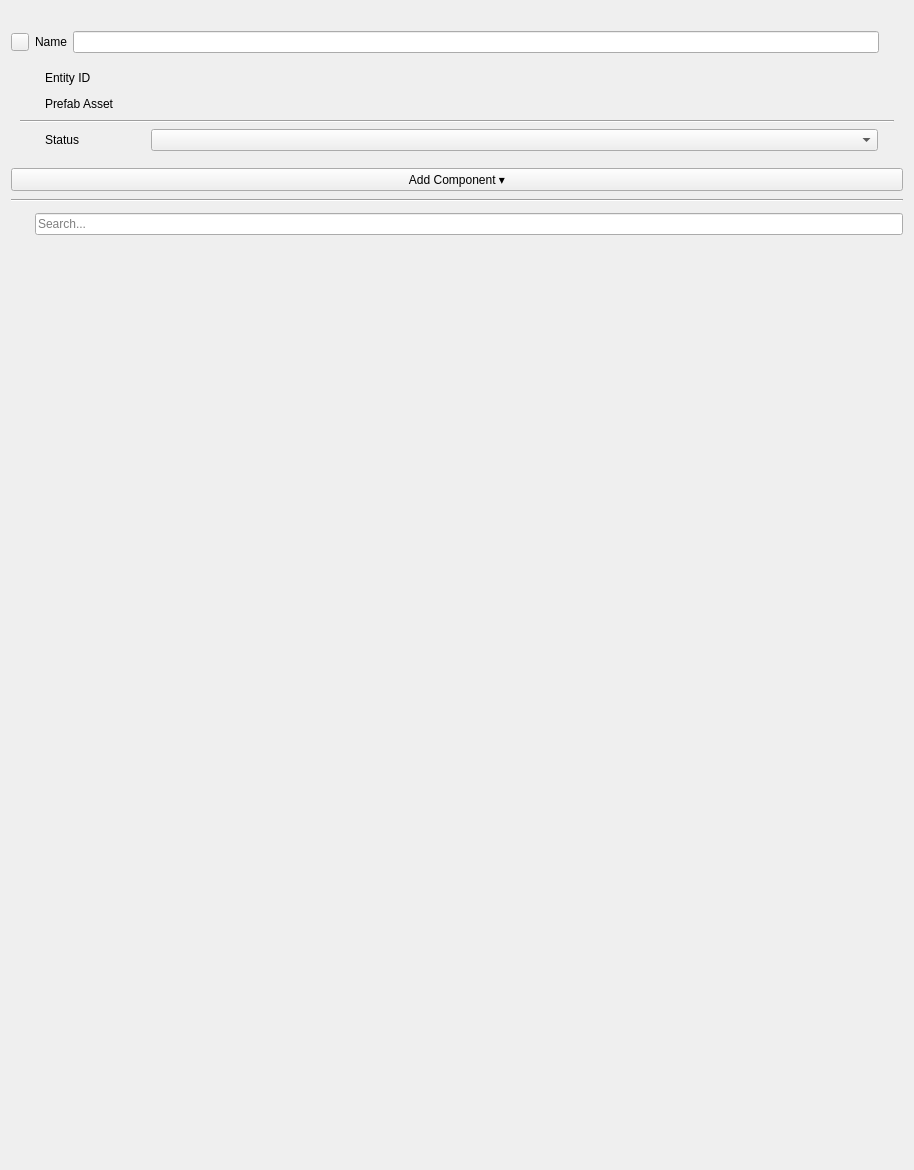
<?xml version="1.0" encoding="UTF-8"?>
<ui version="4.0">
 <class>EntityPropertyEditorUI</class>
 <widget class="QWidget" name="EntityPropertyEditorUI">
  <property name="enabled">
   <bool>true</bool>
  </property>
  <property name="geometry">
   <rect>
    <x>0</x>
    <y>0</y>
    <width>914</width>
    <height>1170</height>
   </rect>
  </property>
  <property name="sizePolicy">
   <sizepolicy hsizetype="Preferred" vsizetype="Expanding">
    <horstretch>0</horstretch>
    <verstretch>0</verstretch>
   </sizepolicy>
  </property>
  <property name="windowTitle">
   <string>Form</string>
  </property>
  <layout class="QVBoxLayout" name="verticalLayout_2">
   <item>
    <layout class="QVBoxLayout" name="verticalLayout">
     <item>
      <widget class="QLabel" name="m_entityDetailsLabel">
       <property name="text">
        <string/>
       </property>
       <property name="wordWrap">
        <bool>true</bool>
       </property>
       <property name="margin">
        <number>4</number>
       </property>
      </widget>
     </item>
     <item>
      <layout class="QGridLayout" name="gridLayout">
       <item row="0" column="0">
        <widget class="AzToolsFramework::IconButton" name="m_entityIcon">
         <property name="minimumSize">
          <size>
           <width>18</width>
           <height>18</height>
          </size>
         </property>
         <property name="maximumSize">
          <size>
           <width>18</width>
           <height>18</height>
          </size>
         </property>
         <property name="toolTip">
          <string>Change entity icon</string>
         </property>
         <property name="styleSheet">
          <string notr="true"/>
         </property>
         <property name="text">
          <string/>
         </property>
         <property name="iconSize">
          <size>
           <width>30</width>
           <height>30</height>
          </size>
         </property>
        </widget>
       </item>
       <item row="0" column="1" colspan="2">
        <layout class="QHBoxLayout" name="horizontalLayout_2" stretch="0,0,0">
         <item>
          <widget class="QLabel" name="m_entityNameLabel">
           <property name="text">
            <string>Name</string>
           </property>
          </widget>
         </item>
         <item>
          <widget class="QLineEdit" name="m_entityNameEditor">
           <property name="readOnly">
            <bool>false</bool>
           </property>
          </widget>
         </item>
         <item>
          <widget class="QToolButton" name="m_pinButton">
           <property name="minimumSize">
            <size>
             <width>18</width>
             <height>18</height>
            </size>
           </property>
           <property name="maximumSize">
            <size>
             <width>18</width>
             <height>18</height>
            </size>
           </property>
           <property name="toolTip">
            <string>Open pinned inspector</string>
           </property>
           <property name="styleSheet">
            <string notr="true"/>
           </property>
           <property name="text">
            <string/>
           </property>
           <property name="icon">
            <iconset>
             <normaloff>:/PropertyEditor/Resources/pin_button.svg</normaloff>:/PropertyEditor/Resources/pin_button.svg</iconset>
           </property>
           <property name="iconSize">
            <size>
             <width>18</width>
             <height>18</height>
            </size>
           </property>
           <property name="autoRaise">
            <bool>true</bool>
           </property>
          </widget>
         </item>
        </layout>
       </item>
      </layout>
     </item>
     <item>
      <widget class="QWidget" name="m_darkBox" native="true">
       <property name="enabled">
        <bool>true</bool>
       </property>
       <property name="sizePolicy">
        <sizepolicy hsizetype="Preferred" vsizetype="Preferred">
         <horstretch>0</horstretch>
         <verstretch>0</verstretch>
        </sizepolicy>
       </property>
       <property name="minimumSize">
        <size>
         <width>0</width>
         <height>0</height>
        </size>
       </property>
       <property name="maximumSize">
        <size>
         <width>16777215</width>
         <height>16777215</height>
        </size>
       </property>
       <layout class="QVBoxLayout" name="verticalLayout_4">
        <item>
         <widget class="QWidget" name="m_entityIdWidget" native="true">
          <property name="sizePolicy">
           <sizepolicy hsizetype="Preferred" vsizetype="Preferred">
            <horstretch>0</horstretch>
            <verstretch>0</verstretch>
           </sizepolicy>
          </property>
          <property name="minimumSize">
           <size>
            <width>0</width>
            <height>0</height>
           </size>
          </property>
          <layout class="QHBoxLayout" name="horizontalLayout_5">
           <property name="leftMargin">
            <number>0</number>
           </property>
           <property name="topMargin">
            <number>0</number>
           </property>
           <property name="rightMargin">
            <number>0</number>
           </property>
           <property name="bottomMargin">
            <number>0</number>
           </property>
           <item>
            <spacer name="entityIdSpacer">
             <property name="orientation">
              <enum>Qt::Horizontal</enum>
             </property>
             <property name="sizeType">
              <enum>QSizePolicy::Fixed</enum>
             </property>
             <property name="sizeHint" stdset="0">
              <size>
               <width>25</width>
               <height>20</height>
              </size>
             </property>
            </spacer>
           </item>
           <item>
            <widget class="QLabel" name="m_entityIdLabel">
             <property name="sizePolicy">
              <sizepolicy hsizetype="Fixed" vsizetype="Preferred">
               <horstretch>0</horstretch>
               <verstretch>0</verstretch>
              </sizepolicy>
             </property>
             <property name="minimumSize">
              <size>
               <width>100</width>
               <height>0</height>
              </size>
             </property>
             <property name="maximumSize">
              <size>
               <width>16777215</width>
               <height>16777215</height>
              </size>
             </property>
             <property name="toolTip">
              <string>ID of entity selected.</string>
             </property>
             <property name="text">
              <string>Entity ID</string>
             </property>
            </widget>
           </item>
           <item>
            <widget class="QLabel" name="m_entityIdText">
             <property name="sizePolicy">
              <sizepolicy hsizetype="Preferred" vsizetype="Preferred">
               <horstretch>1</horstretch>
               <verstretch>0</verstretch>
              </sizepolicy>
             </property>
             <property name="minimumSize">
              <size>
               <width>0</width>
               <height>0</height>
              </size>
             </property>
             <property name="maximumSize">
              <size>
               <width>16777215</width>
               <height>16777215</height>
              </size>
             </property>
             <property name="cursor">
              <cursorShape>IBeamCursor</cursorShape>
             </property>
             <property name="contextMenuPolicy">
              <enum>Qt::DefaultContextMenu</enum>
             </property>
             <property name="toolTip">
              <string/>
             </property>
             <property name="text">
              <string/>
             </property>
             <property name="textInteractionFlags">
              <set>Qt::TextSelectableByMouse</set>
             </property>
            </widget>
           </item>
           <item>
            <spacer name="horizontalSpacer_9">
             <property name="orientation">
              <enum>Qt::Horizontal</enum>
             </property>
             <property name="sizeType">
              <enum>QSizePolicy::Fixed</enum>
             </property>
             <property name="sizeHint" stdset="0">
              <size>
               <width>16</width>
               <height>20</height>
              </size>
             </property>
            </spacer>
           </item>
          </layout>
         </widget>
        </item>
        <item>
         <widget class="QWidget" name="m_prefabContainerWidget" native="true">
          <property name="sizePolicy">
           <sizepolicy hsizetype="Preferred" vsizetype="Preferred">
            <horstretch>0</horstretch>
            <verstretch>0</verstretch>
           </sizepolicy>
          </property>
          <property name="minimumSize">
           <size>
            <width>0</width>
            <height>0</height>
           </size>
          </property>
          <layout class="QHBoxLayout" name="horizontalLayout_7">
           <property name="leftMargin">
            <number>0</number>
           </property>
           <property name="topMargin">
            <number>0</number>
           </property>
           <property name="rightMargin">
            <number>0</number>
           </property>
           <property name="bottomMargin">
            <number>0</number>
           </property>
           <item>
            <spacer name="entityIdSpacer_3">
             <property name="orientation">
              <enum>Qt::Horizontal</enum>
             </property>
             <property name="sizeType">
              <enum>QSizePolicy::Fixed</enum>
             </property>
             <property name="sizeHint" stdset="0">
              <size>
               <width>25</width>
               <height>20</height>
              </size>
             </property>
            </spacer>
           </item>
           <item>
            <widget class="QLabel" name="m_prefabContainerLabel">
             <property name="sizePolicy">
              <sizepolicy hsizetype="Fixed" vsizetype="Preferred">
               <horstretch>0</horstretch>
               <verstretch>0</verstretch>
              </sizepolicy>
             </property>
             <property name="minimumSize">
              <size>
               <width>100</width>
               <height>0</height>
              </size>
             </property>
             <property name="maximumSize">
              <size>
               <width>16777215</width>
               <height>16777215</height>
              </size>
             </property>
             <property name="toolTip">
              <string>Prefab Asset File Used for This Prefab</string>
             </property>
             <property name="text">
              <string>Prefab Asset</string>
             </property>
            </widget>
           </item>
           <item>
            <widget class="AzQtComponents::ElidingLabel" name="m_prefabContainerText">
             <property name="sizePolicy">
              <sizepolicy hsizetype="Preferred" vsizetype="Preferred">
               <horstretch>1</horstretch>
               <verstretch>0</verstretch>
              </sizepolicy>
             </property>
             <property name="minimumSize">
              <size>
               <width>0</width>
               <height>0</height>
              </size>
             </property>
             <property name="maximumSize">
              <size>
               <width>16777215</width>
               <height>16777215</height>
              </size>
             </property>
             <property name="cursor">
              <cursorShape>IBeamCursor</cursorShape>
             </property>
             <property name="contextMenuPolicy">
              <enum>Qt::DefaultContextMenu</enum>
             </property>
             <property name="toolTip">
              <string/>
             </property>
             <property name="text">
              <string/>
             </property>
             <property name="textInteractionFlags">
              <set>Qt::TextSelectableByMouse</set>
             </property>
            </widget>
           </item>
           <item>
            <spacer name="horizontalSpacer_11">
             <property name="orientation">
              <enum>Qt::Horizontal</enum>
             </property>
             <property name="sizeType">
              <enum>QSizePolicy::Fixed</enum>
             </property>
             <property name="sizeHint" stdset="0">
              <size>
               <width>16</width>
               <height>20</height>
              </size>
             </property>
            </spacer>
           </item>
          </layout>
         </widget>
        </item>
        <item>
         <widget class="Line" name="line_2">
          <property name="sizePolicy">
           <sizepolicy hsizetype="Minimum" vsizetype="Preferred">
            <horstretch>0</horstretch>
            <verstretch>0</verstretch>
           </sizepolicy>
          </property>
          <property name="frameShadow">
           <enum>QFrame::Sunken</enum>
          </property>
          <property name="orientation">
           <enum>Qt::Horizontal</enum>
          </property>
         </widget>
        </item>
        <item>
         <widget class="QWidget" name="m_statusWidget" native="true">
          <property name="sizePolicy">
           <sizepolicy hsizetype="Preferred" vsizetype="Preferred">
            <horstretch>0</horstretch>
            <verstretch>0</verstretch>
           </sizepolicy>
          </property>
          <property name="minimumSize">
           <size>
            <width>0</width>
            <height>0</height>
           </size>
          </property>
          <property name="cursor">
           <cursorShape>ArrowCursor</cursorShape>
          </property>
          <layout class="QHBoxLayout" name="horizontalLayout_4">
           <property name="leftMargin">
            <number>0</number>
           </property>
           <property name="topMargin">
            <number>0</number>
           </property>
           <property name="rightMargin">
            <number>0</number>
           </property>
           <property name="bottomMargin">
            <number>0</number>
           </property>
           <item>
            <spacer name="statusSpacer">
             <property name="orientation">
              <enum>Qt::Horizontal</enum>
             </property>
             <property name="sizeType">
              <enum>QSizePolicy::Fixed</enum>
             </property>
             <property name="sizeHint" stdset="0">
              <size>
               <width>25</width>
               <height>20</height>
              </size>
             </property>
            </spacer>
           </item>
           <item>
            <widget class="QLabel" name="m_statusLabel">
             <property name="sizePolicy">
              <sizepolicy hsizetype="Fixed" vsizetype="Preferred">
               <horstretch>0</horstretch>
               <verstretch>0</verstretch>
              </sizepolicy>
             </property>
             <property name="minimumSize">
              <size>
               <width>100</width>
               <height>0</height>
              </size>
             </property>
             <property name="toolTip">
              <string>&lt;!DOCTYPE HTML PUBLIC &quot;-//W3C//DTD HTML 4.0//EN&quot; &quot;http://www.w3.org/TR/REC-html40/strict.dtd&quot;&gt;
&lt;html&gt;&lt;head&gt;&lt;meta name=&quot;qrichtext&quot; content=&quot;1&quot; /&gt;&lt;style type=&quot;text/css&quot;&gt;
p, li { white-space: pre-wrap; }
&lt;/style&gt;&lt;/head&gt;&lt;body style=&quot; font-family:'Sans Serif'; font-size:9pt; font-weight:400; font-style:normal;&quot;&gt;
&lt;p style=&quot; margin-top:0px; margin-bottom:0px; margin-left:0px; margin-right:0px; -qt-block-indent:0; text-indent:0px;&quot;&gt;Controls where the entity exists&lt;/p&gt;
&lt;ul style=&quot;margin-top: 0px; margin-bottom: 0px; margin-left: 0px; margin-right: 0px; -qt-list-indent: 1;&quot;&gt;&lt;li style=&quot;&quot; style=&quot; margin-top:12px; margin-bottom:12px; margin-left:0px; margin-right:0px; -qt-block-indent:0; text-indent:0px;&quot;&gt;&lt;span style=&quot; font-weight:600;&quot;&gt;Universal&lt;/span&gt; - This entity exists in the Editor and also gets exported to exist in the standalone game runtime and &amp;quot;Run In Editor&amp;quot; mode (Ctrl-G).&lt;/li&gt;
&lt;li style=&quot;&quot; style=&quot; margin-top:12px; margin-bottom:12px; margin-left:0px; margin-right:0px; -qt-block-indent:0; text-indent:0px;&quot;&gt;&lt;span style=&quot; font-weight:600;&quot;&gt;Editor Only&lt;/span&gt; - This entity exists in the Editor only.  &amp;quot;Run In Editor&amp;quot; mode (Ctrl-G) and the standalone game runtime will not contain this entity, but will still contain its children, as if they were parented to this entity's parent.&lt;/li&gt;&lt;/ul&gt;&lt;/body&gt;&lt;/html&gt;</string>
             </property>
             <property name="text">
              <string>Status</string>
             </property>
            </widget>
           </item>
           <item>
            <widget class="StatusComboBox" name="m_statusComboBox">
             <property name="sizePolicy">
              <sizepolicy hsizetype="Preferred" vsizetype="Fixed">
               <horstretch>1</horstretch>
               <verstretch>0</verstretch>
              </sizepolicy>
             </property>
             <property name="focusPolicy">
              <enum>Qt::StrongFocus</enum>
             </property>
            </widget>
           </item>
           <item>
            <spacer name="horizontalSpacer_3">
             <property name="orientation">
              <enum>Qt::Horizontal</enum>
             </property>
             <property name="sizeType">
              <enum>QSizePolicy::Fixed</enum>
             </property>
             <property name="sizeHint" stdset="0">
              <size>
               <width>16</width>
               <height>20</height>
              </size>
             </property>
            </spacer>
           </item>
          </layout>
         </widget>
        </item>
       </layout>
      </widget>
     </item>
     <item>
      <layout class="QHBoxLayout" name="horizontalLayout">
       <property name="leftMargin">
        <number>0</number>
       </property>
       <property name="topMargin">
        <number>2</number>
       </property>
       <property name="bottomMargin">
        <number>2</number>
       </property>
       <item>
        <widget class="QPushButton" name="m_addComponentButton">
         <property name="text">
          <string>Add Component ▾</string>
         </property>
        </widget>
       </item>
      </layout>
     </item>
     <item>
      <widget class="Line" name="line">
       <property name="orientation">
        <enum>Qt::Horizontal</enum>
       </property>
      </widget>
     </item>
     <item>
      <layout class="QHBoxLayout" name="m_horizontalLayout_search">
       <property name="spacing">
        <number>0</number>
       </property>
       <property name="topMargin">
        <number>4</number>
       </property>
       <property name="bottomMargin">
        <number>4</number>
       </property>
       <item>
        <widget class="QToolButton" name="m_collapseAllButton">
         <property name="minimumSize">
          <size>
           <width>24</width>
           <height>24</height>
          </size>
         </property>
         <property name="toolTip">
          <string>Collapse all components</string>
         </property>
         <property name="icon">
          <iconset>
           <normaloff>:/PropertyEditor/Resources/collapse_all.svg</normaloff>:/PropertyEditor/Resources/collapse_all.svg</iconset>
         </property>
         <property name="checkable">
          <bool>false</bool>
         </property>
         <property name="autoRaise">
          <bool>true</bool>
         </property>
        </widget>
       </item>
       <item>
        <widget class="QLineEdit" name="m_entitySearchBox">
         <property name="placeholderText">
          <string>Search...</string>
         </property>
        </widget>
       </item>
      </layout>
     </item>
     <item>
      <widget class="QScrollArea" name="m_componentList">
       <property name="focusPolicy">
        <enum>Qt::ClickFocus</enum>
       </property>
       <property name="frameShape">
        <enum>QFrame::NoFrame</enum>
       </property>
       <property name="frameShadow">
        <enum>QFrame::Plain</enum>
       </property>
       <property name="lineWidth">
        <number>0</number>
       </property>
       <property name="widgetResizable">
        <bool>true</bool>
       </property>
       <widget class="QWidget" name="m_componentListContents">
        <property name="geometry">
         <rect>
          <x>0</x>
          <y>0</y>
          <width>894</width>
          <height>902</height>
         </rect>
        </property>
        <property name="sizePolicy">
         <sizepolicy hsizetype="Preferred" vsizetype="Expanding">
          <horstretch>0</horstretch>
          <verstretch>0</verstretch>
         </sizepolicy>
        </property>
        <layout class="QVBoxLayout" name="verticalLayout_3">
         <property name="spacing">
          <number>0</number>
         </property>
         <property name="leftMargin">
          <number>0</number>
         </property>
         <property name="topMargin">
          <number>0</number>
         </property>
         <property name="rightMargin">
          <number>0</number>
         </property>
         <property name="bottomMargin">
          <number>0</number>
         </property>
        </layout>
       </widget>
      </widget>
     </item>
    </layout>
   </item>
  </layout>
 </widget>
 <customwidgets>
  <customwidget>
   <class>AzToolsFramework::IconButton</class>
   <extends>QPushButton</extends>
   <header>AzToolsFramework/UI/UICore/IconButton.hxx</header>
  </customwidget>
  <customwidget>
   <class>StatusComboBox</class>
   <extends>QComboBox</extends>
   <header>AzToolsFramework/UI/PropertyEditor/EntityPropertyEditor.hxx</header>
  </customwidget>
  <customwidget>
   <class>AzQtComponents::ElidingLabel</class>
   <extends>QLabel</extends>
   <header location="global">AzQtComponents/Components/Widgets/ElidingLabel.h</header>
  </customwidget>
 </customwidgets>
 <resources/>
 <connections/>
</ui>
